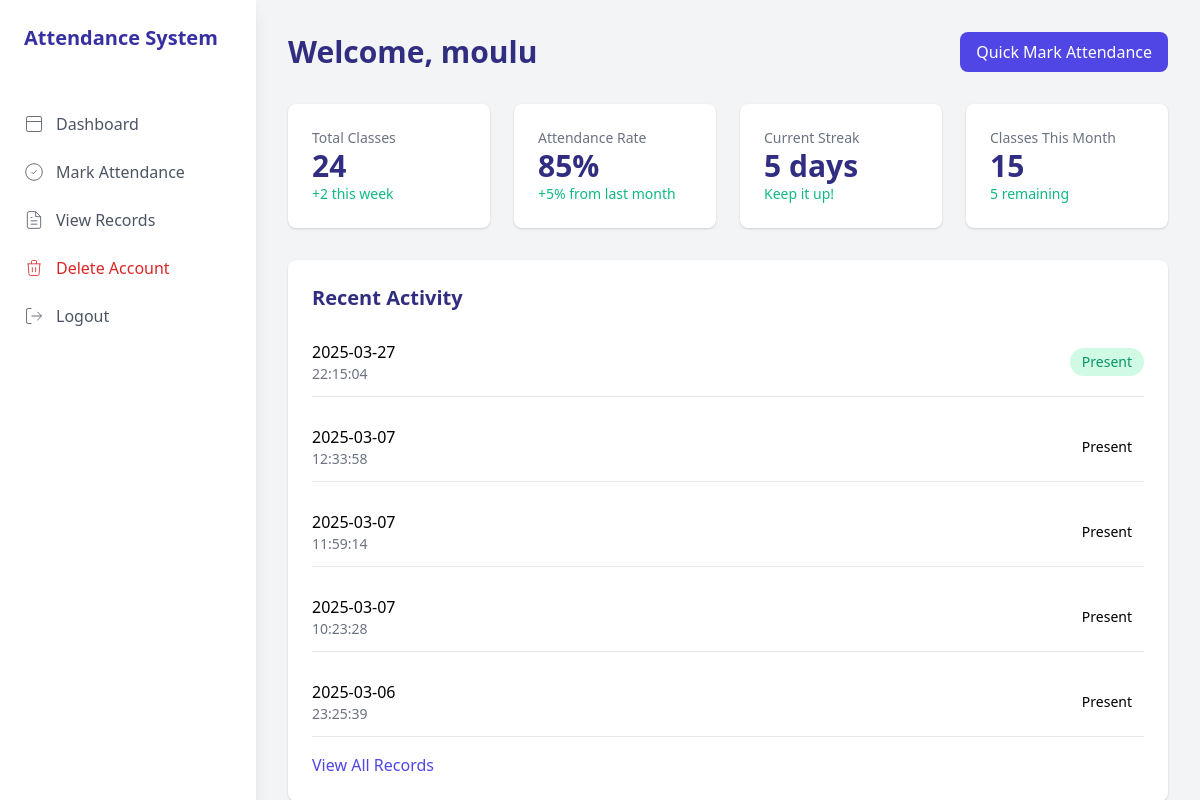
The app's page /dashboard (signed in) with its own data.
### tables this page shows
CREATE TABLE users (
        user_id INTEGER PRIMARY KEY AUTOINCREMENT,
        username TEXT UNIQUE NOT NULL,
        password TEXT NOT NULL,
        role TEXT NOT NULL,
        department TEXT,
        registration_time TIMESTAMP DEFAULT CURRENT_TIMESTAMP
    );

CREATE TABLE attendance (
        id INTEGER PRIMARY KEY AUTOINCREMENT,
        user_id INTEGER,
        course_id INTEGER,
        time TEXT,
        date TEXT,
        FOREIGN KEY(user_id) REFERENCES users(user_id),
        FOREIGN KEY(course_id) REFERENCES courses(course_id)
    );

### app.py (the view, shortened to what this page needs)
@app.route('/dashboard')
def dashboard():
    if 'username' not in session:
        return redirect(url_for('login'))
    conn = sqlite3.connect(DATABASE_PATH)
    c = conn.cursor()
    if session['role'] == 'teacher':
        c.execute("""
            SELECT users.username, attendance.date, attendance.time
            FROM attendance
            JOIN users ON attendance.user_id = users.user_id
            ORDER BY attendance.date DESC, attendance.time DESC
            LIMIT 5
        """)
    else:
        c.execute("""
            SELECT users.username, attendance.date, attendance.time
            FROM attendance
            JOIN users ON attendance.user_id = users.user_id
            WHERE users.username = ?
            ORDER BY attendance.date DESC, attendance.time DESC
            LIMIT 5
        """, (session['username'],))
    records = c.fetchall()
    course_counts = {}
    conn.close()
    return render_template('dashboard.html',
                         records=records,
                         role=session['role'],
                         course_counts=course_counts)

### templates/dashboard.html (shortened to what this page needs)
<!DOCTYPE html>
<html lang="en">
<head>
    <link href="https://cdnjs.cloudflare.com/ajax/libs/tailwindcss/2.2.19/tailwind.min.css" rel="stylesheet">
</head>
<body class="bg-gray-100">
    <div class="flex h-screen">
        <div class="w-64 bg-white shadow-lg">
            <div class="p-6">
                <h1 class="text-xl font-bold text-indigo-800">Attendance System</h1>
            </div>
            <nav class="mt-6">
                <a href="{{ url_for('dashboard') }}" class="flex items-center px-6 py-3 text-gray-600 hover:bg-indigo-50 hover:text-indigo-700">
                    <svg class="w-5 h-5 mr-3" viewBox="0 0 24 24" fill="none" stroke="currentColor">
                        <rect x="3" y="3" width="18" height="18" rx="2" />
                        <path d="M3 9h18" />
                    </svg>
                    Dashboard
                </a>
                <a href="{{ url_for('mark_attendance') }}" class="flex items-center px-6 py-3 text-gray-600 hover:bg-indigo-50 hover:text-indigo-700">
                    <svg class="w-5 h-5 mr-3" viewBox="0 0 24 24" fill="none" stroke="currentColor">
                        <path d="M9 12l2 2 4-4" />
                        <circle cx="12" cy="12" r="10" />
                    </svg>
                    Mark Attendance
                </a>
                <a href="{{ url_for('view_records') }}" class="flex items-center px-6 py-3 text-gray-600 hover:bg-indigo-50 hover:text-indigo-700">
                    <svg class="w-5 h-5 mr-3" viewBox="0 0 24 24" fill="none" stroke="currentColor">
                        <path d="M14 2H6a2 2 0 0 0-2 2v16a2 2 0 0 0 2 2h12a2 2 0 0 0 2-2V8z" />
                        <path d="M14 2v6h6" />
                        <path d="M16 13H8" />
                        <path d="M16 17H8" />
                        <path d="M10 9H8" />
                    </svg>
                    View Records
                </a>
                {% if session.get('role') == 'student' %}
                <a href="{{ url_for('delete_account') }}" class="flex items-center px-6 py-3 text-red-600 hover:bg-red-50 hover:text-red-700">
                    <svg class="w-5 h-5 mr-3" viewBox="0 0 24 24" fill="none" stroke="currentColor">
                        <path d="M19 7l-.867 12.142A2 2 0 0116.138 21H7.862a2 2 0 01-1.995-1.858L5 7m5 4v6m4-6v6m1-10V4a1 1 0 00-1-1h-4a1 1 0 00-1 1v3M4 7h16" />
                    </svg>
                    Delete Account
                </a>
                {% endif %}
                <a href="{{ url_for('logout') }}" class="flex items-center px-6 py-3 text-gray-600 hover:bg-indigo-50 hover:text-indigo-700 mt-auto">
                    <svg class="w-5 h-5 mr-3" viewBox="0 0 24 24" fill="none" stroke="currentColor">
                        <path d="M9 21H5a2 2 0 0 1-2-2V5a2 2 0 0 1 2-2h4" />
                        <polyline points="16 17 21 12 16 7" />
                        <line x1="21" y1="12" x2="9" y2="12" />
                    </svg>
                    Logout
                </a>
            </nav>
        </div>
        <div class="flex-1 p-8">
            <div class="flex justify-between items-center mb-8">
                <h1 class="text-3xl font-bold text-indigo-900">Welcome, {{ session.get('username', 'User') }}</h1>
                <a href="{{ url_for('mark_attendance') }}" class="px-4 py-2 bg-indigo-600 text-white rounded-lg hover:bg-indigo-700">
                    Quick Mark Attendance
                </a>
            </div>
            <div class="grid grid-cols-4 gap-6 mb-8">
                <div class="bg-white p-6 rounded-lg shadow">
                    <h2 class="text-gray-500 text-sm font-medium">Total Classes</h2>
                    <p class="text-3xl font-bold text-indigo-900">24</p>
                    <p class="text-green-500 text-sm">+2 this week</p>
                </div>
                <div class="bg-white p-6 rounded-lg shadow">
                    <h2 class="text-gray-500 text-sm font-medium">Attendance Rate</h2>
                    <p class="text-3xl font-bold text-indigo-900">85%</p>
                    <p class="text-green-500 text-sm">+5% from last month</p>
                </div>
                <div class="bg-white p-6 rounded-lg shadow">
                    <h2 class="text-gray-500 text-sm font-medium">Current Streak</h2>
                    <p class="text-3xl font-bold text-indigo-900">5 days</p>
                    <p class="text-green-500 text-sm">Keep it up!</p>
                </div>
                <div class="bg-white p-6 rounded-lg shadow">
                    <h2 class="text-gray-500 text-sm font-medium">Classes This Month</h2>
                    <p class="text-3xl font-bold text-indigo-900">15</p>
                    <p class="text-green-500 text-sm">5 remaining</p>
                </div>
            </div>
            <div class="bg-white rounded-lg shadow p-6">
                <h2 class="text-xl font-bold text-indigo-900 mb-4">Recent Activity</h2>
                <div class="space-y-4">
                    {% for record in records %}
                    <div class="flex items-center justify-between py-3 border-b">
                        <div>
                            <h3 class="font-medium">{{ record[1] }}</h3>
                            <p class="text-sm text-gray-500">{{ record[2] }}</p>
                        </div>
                        <span class="px-3 py-1 text-sm {% if loop.index0 == 0 %}text-green-600{% else %}text-orange-600{% endif %} bg-{% if loop.index0 == 0 %}green{% else %}orange{% endif %}-100 rounded-full">
                            {% if loop.index0 == 0 %}Present{% else %}Present{% endif %}
                        </span>
                    </div>
                    {% endfor %}
                </div>
                <a href="{{ url_for('view_records') }}" class="mt-4 inline-block text-indigo-600 hover:text-indigo-800">View All Records</a>
            </div>
        </div>
    </div>
</body>
</html>

### records on screen
users: get "moulu"
attendance: date "2025-03-27", time "22:15:04", shows "Present"
attendance: date "2025-03-07", time "12:33:58", shows "Present"
attendance: date "2025-03-07", time "11:59:14", shows "Present"
attendance: date "2025-03-07", time "10:23:28", shows "Present"
attendance: date "2025-03-06", time "23:25:39", shows "Present"
